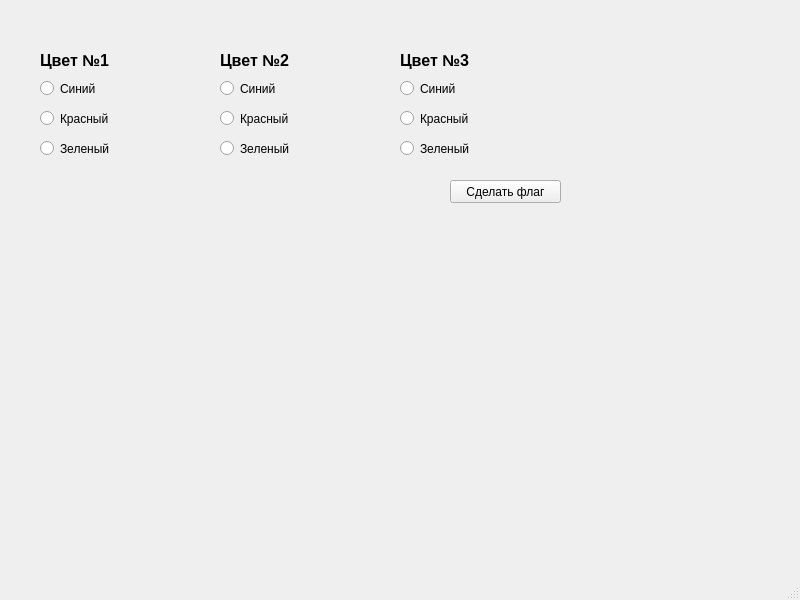
<?xml version="1.0" encoding="UTF-8"?>
<ui version="4.0">
 <class>MainWindow</class>
 <widget class="QMainWindow" name="MainWindow">
  <property name="geometry">
   <rect>
    <x>0</x>
    <y>0</y>
    <width>800</width>
    <height>600</height>
   </rect>
  </property>
  <property name="windowTitle">
   <string>MainWindow</string>
  </property>
  <widget class="QWidget" name="centralwidget">
   <widget class="QRadioButton" name="radioButton">
    <property name="geometry">
     <rect>
      <x>40</x>
      <y>80</y>
      <width>82</width>
      <height>17</height>
     </rect>
    </property>
    <property name="text">
     <string>Синий</string>
    </property>
    <attribute name="buttonGroup">
     <string notr="true">buttonGroup</string>
    </attribute>
   </widget>
   <widget class="QRadioButton" name="radioButton_2">
    <property name="geometry">
     <rect>
      <x>40</x>
      <y>110</y>
      <width>82</width>
      <height>17</height>
     </rect>
    </property>
    <property name="text">
     <string>Красный</string>
    </property>
    <attribute name="buttonGroup">
     <string notr="true">buttonGroup</string>
    </attribute>
   </widget>
   <widget class="QRadioButton" name="radioButton_3">
    <property name="geometry">
     <rect>
      <x>40</x>
      <y>140</y>
      <width>82</width>
      <height>17</height>
     </rect>
    </property>
    <property name="text">
     <string>Зеленый</string>
    </property>
    <attribute name="buttonGroup">
     <string notr="true">buttonGroup</string>
    </attribute>
   </widget>
   <widget class="QRadioButton" name="radioButton_4">
    <property name="geometry">
     <rect>
      <x>220</x>
      <y>140</y>
      <width>82</width>
      <height>17</height>
     </rect>
    </property>
    <property name="text">
     <string>Зеленый</string>
    </property>
    <attribute name="buttonGroup">
     <string notr="true">buttonGroup_2</string>
    </attribute>
   </widget>
   <widget class="QRadioButton" name="radioButton_5">
    <property name="geometry">
     <rect>
      <x>400</x>
      <y>140</y>
      <width>82</width>
      <height>17</height>
     </rect>
    </property>
    <property name="text">
     <string>Зеленый</string>
    </property>
    <attribute name="buttonGroup">
     <string notr="true">buttonGroup_3</string>
    </attribute>
   </widget>
   <widget class="QRadioButton" name="radioButton_6">
    <property name="geometry">
     <rect>
      <x>220</x>
      <y>110</y>
      <width>82</width>
      <height>17</height>
     </rect>
    </property>
    <property name="text">
     <string>Красный</string>
    </property>
    <attribute name="buttonGroup">
     <string notr="true">buttonGroup_2</string>
    </attribute>
   </widget>
   <widget class="QRadioButton" name="radioButton_7">
    <property name="geometry">
     <rect>
      <x>400</x>
      <y>110</y>
      <width>82</width>
      <height>17</height>
     </rect>
    </property>
    <property name="text">
     <string>Красный</string>
    </property>
    <attribute name="buttonGroup">
     <string notr="true">buttonGroup_3</string>
    </attribute>
   </widget>
   <widget class="QRadioButton" name="radioButton_8">
    <property name="geometry">
     <rect>
      <x>220</x>
      <y>80</y>
      <width>82</width>
      <height>17</height>
     </rect>
    </property>
    <property name="text">
     <string>Синий</string>
    </property>
    <attribute name="buttonGroup">
     <string notr="true">buttonGroup_2</string>
    </attribute>
   </widget>
   <widget class="QRadioButton" name="radioButton_9">
    <property name="geometry">
     <rect>
      <x>400</x>
      <y>80</y>
      <width>82</width>
      <height>17</height>
     </rect>
    </property>
    <property name="text">
     <string>Синий</string>
    </property>
    <attribute name="buttonGroup">
     <string notr="true">buttonGroup_3</string>
    </attribute>
   </widget>
   <widget class="QPushButton" name="pushButton">
    <property name="geometry">
     <rect>
      <x>450</x>
      <y>180</y>
      <width>111</width>
      <height>23</height>
     </rect>
    </property>
    <property name="text">
     <string>Сделать флаг</string>
    </property>
   </widget>
   <widget class="QLabel" name="label">
    <property name="geometry">
     <rect>
      <x>40</x>
      <y>40</y>
      <width>101</width>
      <height>41</height>
     </rect>
    </property>
    <property name="text">
     <string>&lt;html&gt;&lt;head/&gt;&lt;body&gt;&lt;p&gt;&lt;span style=&quot; font-size:12pt; font-weight:600;&quot;&gt;Цвет №1&lt;/span&gt;&lt;/p&gt;&lt;/body&gt;&lt;/html&gt;</string>
    </property>
   </widget>
   <widget class="QLabel" name="label_2">
    <property name="geometry">
     <rect>
      <x>220</x>
      <y>40</y>
      <width>101</width>
      <height>41</height>
     </rect>
    </property>
    <property name="text">
     <string>&lt;html&gt;&lt;head/&gt;&lt;body&gt;&lt;p&gt;&lt;span style=&quot; font-size:12pt; font-weight:600;&quot;&gt;Цвет №2&lt;/span&gt;&lt;/p&gt;&lt;/body&gt;&lt;/html&gt;</string>
    </property>
   </widget>
   <widget class="QLabel" name="label_3">
    <property name="geometry">
     <rect>
      <x>400</x>
      <y>40</y>
      <width>101</width>
      <height>41</height>
     </rect>
    </property>
    <property name="text">
     <string>&lt;html&gt;&lt;head/&gt;&lt;body&gt;&lt;p&gt;&lt;span style=&quot; font-size:12pt; font-weight:600;&quot;&gt;Цвет №3&lt;/span&gt;&lt;/p&gt;&lt;/body&gt;&lt;/html&gt;</string>
    </property>
   </widget>
   <widget class="QLabel" name="label_4">
    <property name="geometry">
     <rect>
      <x>50</x>
      <y>260</y>
      <width>221</width>
      <height>41</height>
     </rect>
    </property>
    <property name="text">
     <string/>
    </property>
   </widget>
  </widget>
  <widget class="QMenuBar" name="menubar">
   <property name="geometry">
    <rect>
     <x>0</x>
     <y>0</y>
     <width>800</width>
     <height>21</height>
    </rect>
   </property>
  </widget>
  <widget class="QStatusBar" name="statusbar"/>
 </widget>
 <resources/>
 <connections/>
 <buttongroups>
  <buttongroup name="buttonGroup_2"/>
  <buttongroup name="buttonGroup_3"/>
  <buttongroup name="buttonGroup"/>
 </buttongroups>
</ui>
